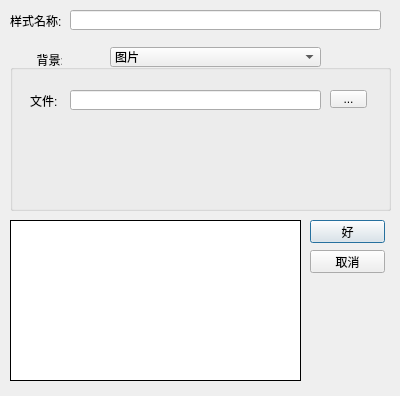
<?xml version="1.0" encoding="UTF-8"?>
<ui version="4.0">
 <class>newStyleDlg</class>
 <widget class="QDialog" name="newStyleDlg">
  <property name="geometry">
   <rect>
    <x>0</x>
    <y>0</y>
    <width>400</width>
    <height>396</height>
   </rect>
  </property>
  <property name="minimumSize">
   <size>
    <width>400</width>
    <height>396</height>
   </size>
  </property>
  <property name="maximumSize">
   <size>
    <width>400</width>
    <height>396</height>
   </size>
  </property>
  <property name="windowTitle">
   <string>新建模板</string>
  </property>
  <property name="styleSheet">
   <string notr="true"/>
  </property>
  <widget class="QLabel" name="label">
   <property name="geometry">
    <rect>
     <x>10</x>
     <y>10</y>
     <width>54</width>
     <height>21</height>
    </rect>
   </property>
   <property name="text">
    <string>样式名称:</string>
   </property>
  </widget>
  <widget class="QLineEdit" name="styleNameEdit">
   <property name="geometry">
    <rect>
     <x>70</x>
     <y>10</y>
     <width>311</width>
     <height>20</height>
    </rect>
   </property>
  </widget>
  <widget class="QGroupBox" name="groupBox">
   <property name="geometry">
    <rect>
     <x>10</x>
     <y>50</y>
     <width>381</width>
     <height>161</height>
    </rect>
   </property>
   <property name="title">
    <string>        背景:</string>
   </property>
   <widget class="QStackedWidget" name="stackedWidget">
    <property name="geometry">
     <rect>
      <x>10</x>
      <y>20</y>
      <width>361</width>
      <height>131</height>
     </rect>
    </property>
    <property name="currentIndex">
     <number>0</number>
    </property>
    <widget class="QWidget" name="page">
     <widget class="QLabel" name="label_2">
      <property name="geometry">
       <rect>
        <x>10</x>
        <y>20</y>
        <width>41</width>
        <height>21</height>
       </rect>
      </property>
      <property name="text">
       <string>文件:</string>
      </property>
     </widget>
     <widget class="QLineEdit" name="fileNameEdit">
      <property name="geometry">
       <rect>
        <x>50</x>
        <y>20</y>
        <width>251</width>
        <height>20</height>
       </rect>
      </property>
      <property name="readOnly">
       <bool>true</bool>
      </property>
     </widget>
     <widget class="QToolButton" name="openButton">
      <property name="geometry">
       <rect>
        <x>310</x>
        <y>20</y>
        <width>37</width>
        <height>18</height>
       </rect>
      </property>
      <property name="text">
       <string>...</string>
      </property>
     </widget>
    </widget>
    <widget class="QWidget" name="page_2">
     <widget class="QLabel" name="label_4">
      <property name="geometry">
       <rect>
        <x>30</x>
        <y>20</y>
        <width>54</width>
        <height>21</height>
       </rect>
      </property>
      <property name="text">
       <string>宽度:</string>
      </property>
     </widget>
     <widget class="QLabel" name="label_5">
      <property name="geometry">
       <rect>
        <x>30</x>
        <y>60</y>
        <width>54</width>
        <height>21</height>
       </rect>
      </property>
      <property name="text">
       <string>高度:</string>
      </property>
     </widget>
     <widget class="QSpinBox" name="widthSpinBox">
      <property name="geometry">
       <rect>
        <x>90</x>
        <y>20</y>
        <width>201</width>
        <height>22</height>
       </rect>
      </property>
      <property name="suffix">
       <string> 像素</string>
      </property>
      <property name="minimum">
       <number>10</number>
      </property>
      <property name="maximum">
       <number>1000</number>
      </property>
     </widget>
     <widget class="QSpinBox" name="heightSpinBox">
      <property name="geometry">
       <rect>
        <x>90</x>
        <y>60</y>
        <width>201</width>
        <height>22</height>
       </rect>
      </property>
      <property name="suffix">
       <string> 像素</string>
      </property>
      <property name="minimum">
       <number>10</number>
      </property>
      <property name="maximum">
       <number>1000</number>
      </property>
     </widget>
     <widget class="QLabel" name="label_6">
      <property name="geometry">
       <rect>
        <x>30</x>
        <y>100</y>
        <width>54</width>
        <height>16</height>
       </rect>
      </property>
      <property name="text">
       <string>颜色:</string>
      </property>
     </widget>
     <widget class="QToolButton" name="selectColorButton">
      <property name="geometry">
       <rect>
        <x>90</x>
        <y>100</y>
        <width>37</width>
        <height>18</height>
       </rect>
      </property>
      <property name="text">
       <string>...</string>
      </property>
     </widget>
    </widget>
   </widget>
  </widget>
  <widget class="QComboBox" name="comboBox">
   <property name="geometry">
    <rect>
     <x>110</x>
     <y>47</y>
     <width>211</width>
     <height>20</height>
    </rect>
   </property>
   <item>
    <property name="text">
     <string>图片</string>
    </property>
   </item>
   <item>
    <property name="text">
     <string>纯色</string>
    </property>
   </item>
  </widget>
  <widget class="QLabel" name="previewLabel">
   <property name="geometry">
    <rect>
     <x>10</x>
     <y>220</y>
     <width>291</width>
     <height>161</height>
    </rect>
   </property>
   <property name="styleSheet">
    <string notr="true">background-color: rgb(255, 255, 255);</string>
   </property>
   <property name="frameShape">
    <enum>QFrame::Box</enum>
   </property>
   <property name="text">
    <string/>
   </property>
   <property name="alignment">
    <set>Qt::AlignCenter</set>
   </property>
  </widget>
  <widget class="QPushButton" name="okButton">
   <property name="geometry">
    <rect>
     <x>310</x>
     <y>220</y>
     <width>75</width>
     <height>23</height>
    </rect>
   </property>
   <property name="text">
    <string>好</string>
   </property>
  </widget>
  <widget class="QPushButton" name="cancelButton">
   <property name="geometry">
    <rect>
     <x>310</x>
     <y>250</y>
     <width>75</width>
     <height>23</height>
    </rect>
   </property>
   <property name="text">
    <string>取消</string>
   </property>
  </widget>
 </widget>
 <resources/>
 <connections/>
</ui>
